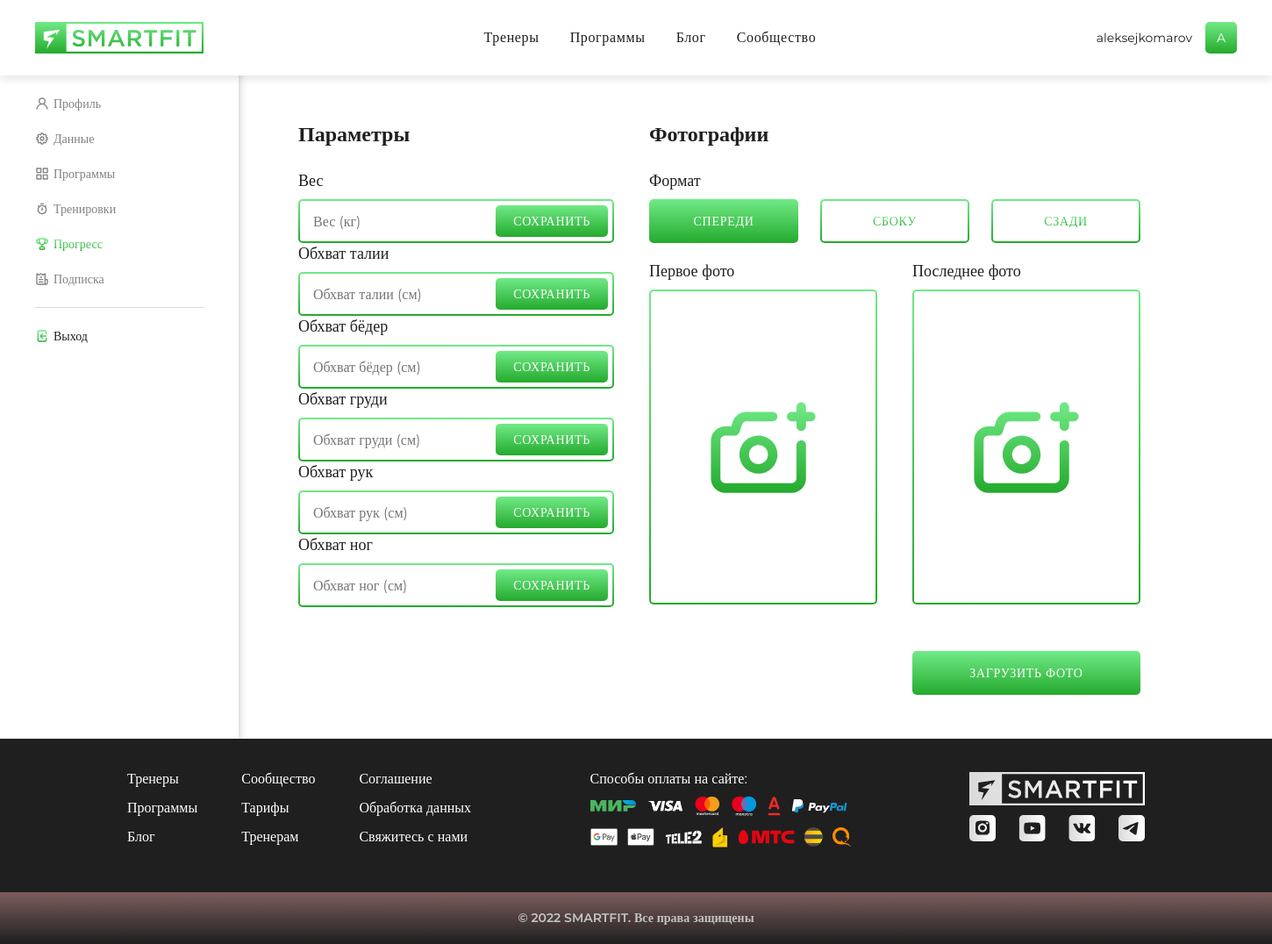
Page /personal/progres (signed in) on the earlier database version.
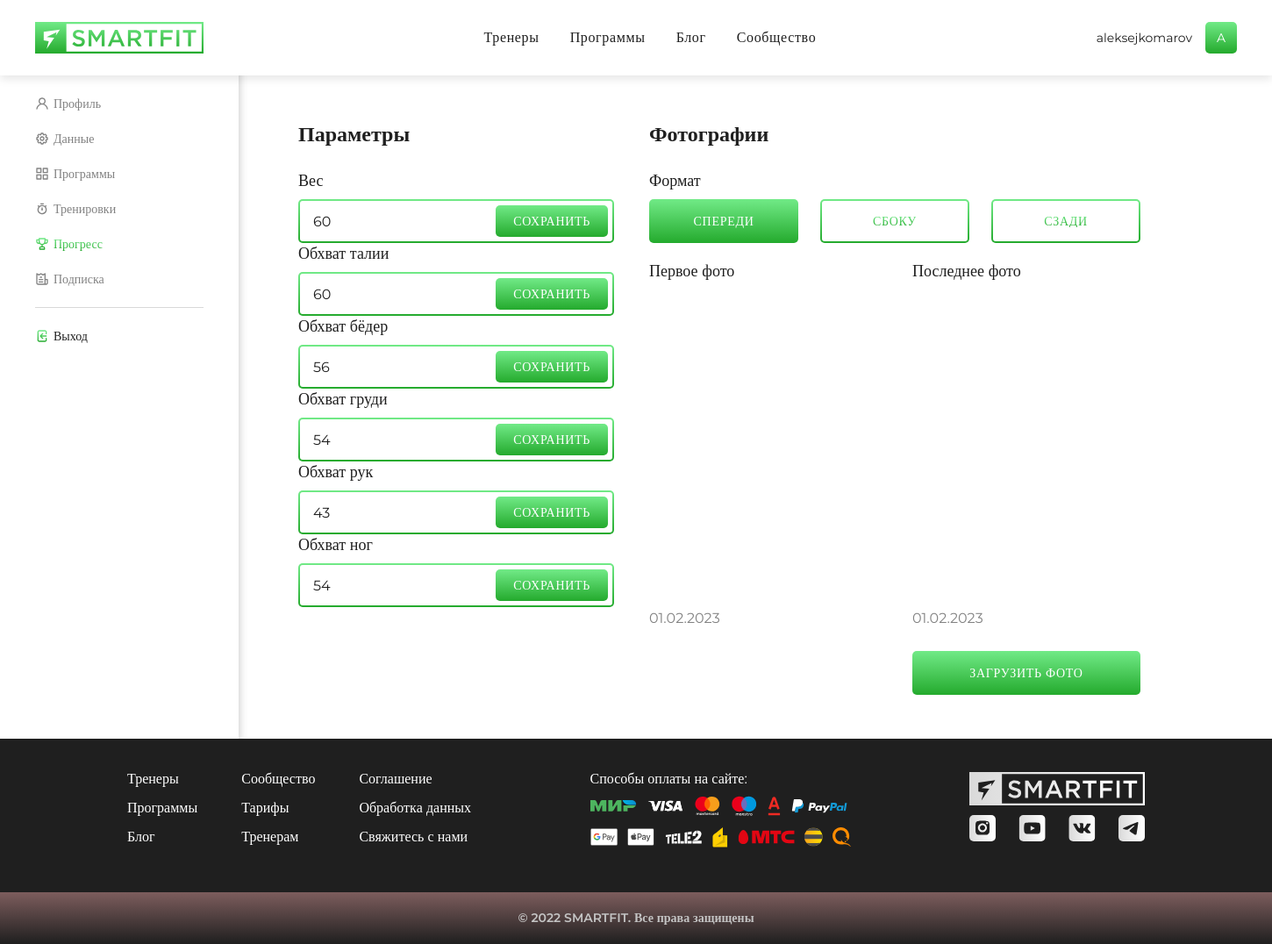
Same page on the later database version.
### core/models.py (models this page shows)
class Progress(models.Model):
    user = models.ForeignKey(User, on_delete=models.CASCADE)
    date = models.DateField(auto_now=True)
    mass = models.IntegerField(null=True, blank=True)
    hips = models.IntegerField(null=True, blank=True)
    arms = models.IntegerField(null=True, blank=True)
    chest = models.IntegerField(null=True, blank=True)
    legs = models.IntegerField(null=True, blank=True)
    waist = models.IntegerField(null=True, blank=True)
    prev_pic_front = models.ImageField(default='', null=True, blank=True)
    cur_pic_front = models.ImageField(default='', null=True, blank=True)
    prev_pic_back = models.ImageField(default='', null=True, blank=True)
    cur_pic_back = models.ImageField(default='', null=True, blank=True)
    prev_pic_side = models.ImageField(default='', null=True, blank=True)
    cur_pic_side = models.ImageField(default='', null=True, blank=True)
    last_update = models.DateField(default=timezone.now, blank=True)

### core/views.py (the view, shortened to what this page needs)
# urls.py: path('personal/progres', views.personalprogress, name='personalprogres'),
@csrf_protect
@login_required
def personalprogress(request):
    template = 'personalprogress.html'
    progress = Progress.objects.filter(user=request.user)
    if progress:
        context = {
            'progress': get_object_or_404(Progress, user=request.user),
        }
    else:
        return render(request, template)
    return render(request, template, context)

### core/templates/personalprogress.html (shortened to what the changed rows need)
<!DOCTYPE html>
<html lang="en" xmlns="http://www.w3.org/1999/html">
<head>
    <link rel="stylesheet" href="../static/fonts/stylesheet.css">
    <link rel="stylesheet" href="../static/css/SF_main.css">
    <link rel="stylesheet" href="../static/css/SF_components.css">
    <link rel="stylesheet" href="../static/css/SF_lk.css">
    <link rel="stylesheet" href="../static/css/modal.css">
</head>
<body>
<div class="profile">
    <div class="profile__inner">
        <div class="profile__wrapper">
            <div class="progress">
                <div class="progress__layout">
                    <div class="progress__fields">
                        <form action="{% url 'personalprogres' %}" method="post">{% csrf_token %}
                            <label class="text-field__label">
                                <div class="text-field__box">
                                    <input type='number' class='text-field' placeholder='Вес (кг)' name="mass"
                                           value="{% if progress.mass is not None %}{{ progress.mass }}{% endif %}">
                                    <button class='button text-field__button' type="submit">
                                        <div class="button__inner">
                                        </div>
                                    </button>
                                </div>
                            </label>
                            <label class="text-field__label">
                                <div class="text-field__box">
                                    <input type='number' class='text-field' placeholder='Обхват талии (см)' name="waist"
                                           value="{% if progress.waist is not None %}{{ progress.waist }}{% endif %}">
                                    <button class='button text-field__button' type="submit">
                                        <div class="button__inner">
                                        </div>
                                    </button>
                                </div>
                            </label>
                            <label class="text-field__label">
                                <div class="text-field__box">
                                    <input type='number' class='text-field' placeholder='Обхват бёдер (см)' name="hips"
                                           value="{% if progress.hips is not None %}{{ progress.hips }}{% endif %}">
                                    <button class='button text-field__button' type="submit">
                                        <div class="button__inner">
                                        </div>
                                    </button>
                                </div>
                            </label>
                            <label class="text-field__label">
                                <div class="text-field__box">
                                    <input type='number' class='text-field' placeholder='Обхват груди (см)' name="chest"
                                           value="{% if progress.chest is not None %}{{ progress.chest }}{% endif %}">
                                    <button class='button text-field__button' type="submit">
                                        <div class="button__inner">
                                        </div>
                                    </button>
                                </div>
                            </label>
                            <label class="text-field__label">
                                <div class="text-field__box">
                                    <input type='number' class='text-field' placeholder='Обхват рук (см)' name="arms"
                                           value="{% if progress.arms is not None %}{{ progress.arms }}{% endif %}">
                                    <button class='button text-field__button' type="submit">
                                        <div class="button__inner">
                                        </div>
                                    </button>
                                </div>
                            </label>
                            <label class="text-field__label">
                                <div class="text-field__box">
                                    <input type='number' class='text-field' placeholder='Обхват ног (см)' name="legs"
                                           value="{% if progress.legs is not None %}{{ progress.legs }}{% endif %}">
                                    <button class='button text-field__button' type="submit">
                                        <div class="button__inner">
                                        </div>
                                    </button>
                                </div>
                            </label>
                        </form>
                    </div>
                    <div class="progress__photos" id="0">
                        <form action="{% url 'personalprogres' %}" method="post" enctype="multipart/form-data">{% csrf_token %}
                            <div class="progress__content">
                                <div class="progress__item">
                                    <p class="progress__subtitle">Первое фото</p>
                                    {% if progress.prev_pic_front %}
                                        <div class="progress__frame"
                                             style='background-image:url("/media/{{ progress.prev_pic_front }}")'>
                                            <div class="progress__date">{{ progress.date|date:'d.m.Y' }}</div>
                                        </div>
                                    {% else %}
                                        <div class="progress__add">
                                            <img src="../static/images/camera-plus.svg" alt=""
                                                 class="progress__add-icon"/>
                                        </div>
                                    {% endif %}
                                </div>
                                <div class="progress__item">
                                    <p class="progress__subtitle">Последнее фото</p>
                                    {% if progress.cur_pic_front %}
                                        <div class="progress__frame"
                                             style='background-image:url("/media/{{ progress.cur_pic_front }}")'>
                                            <div class="progress__date">{{ progress.last_update|date:'d.m.Y' }}</div>
                                        </div>
                                    {% else %}
                                        <div class="progress__add">
                                            <img src="../static/images/camera-plus.svg" alt=""
                                                 class="progress__add-icon"/>
                                        </div>
                                    {% endif %}
                                </div>
                            </div>
                        </form>
                    </div>
                </div>
            </div>
        </div>
    </div>
</div>
</body>
</html>

Differences in the rows shown:
added Progress: mass "60", waist "60", hips "56", chest "54", arms "43", legs "54", date "01.02.2023", last_update "01.02.2023"
